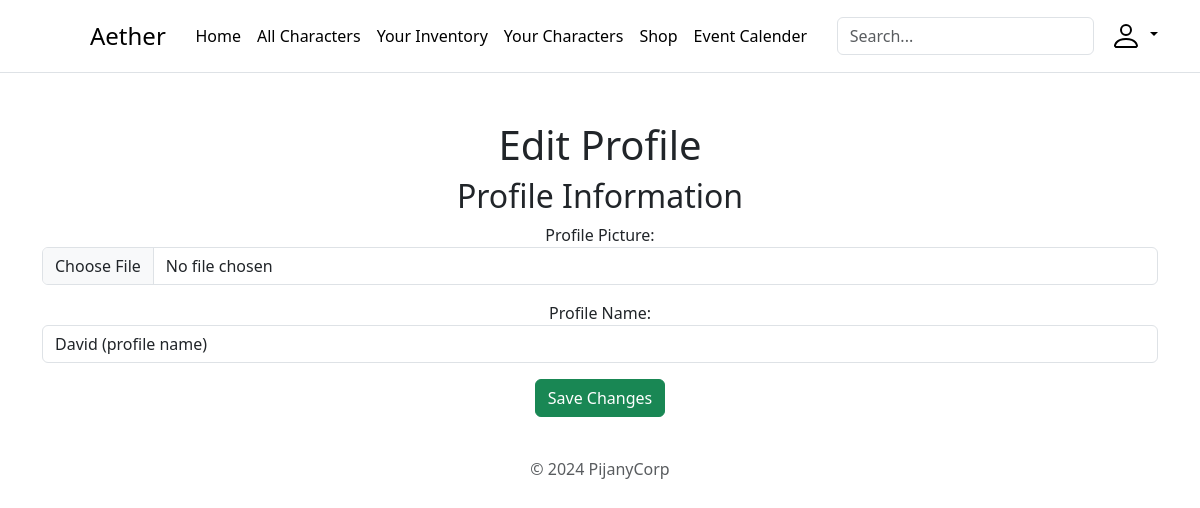
Page /members/profile/edit/ (signed in) on the earlier database version.
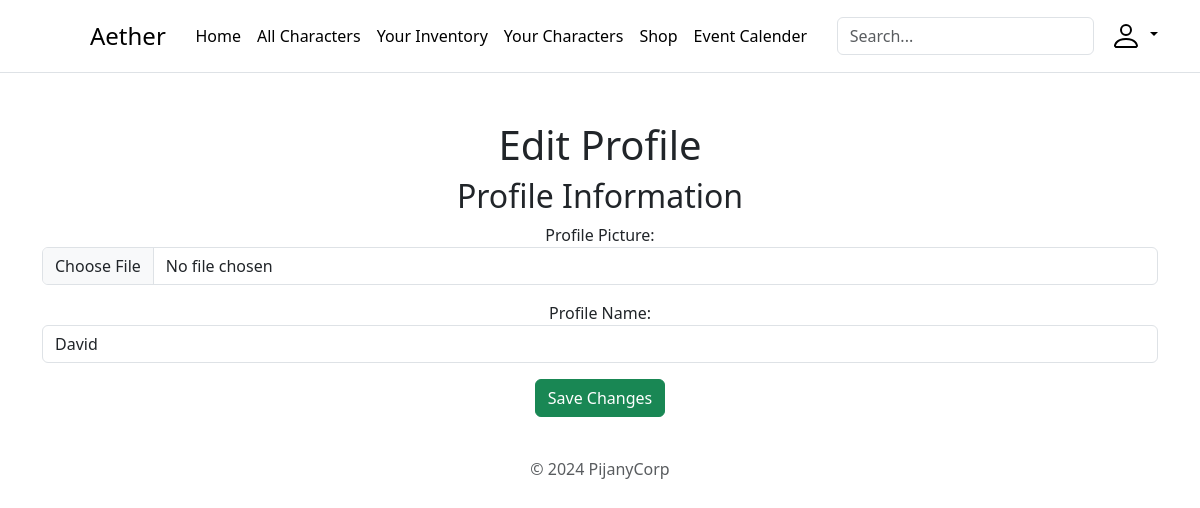
Same page on the later database version.
### main/models.py (models this page shows, shortened)
class Profile(models.Model):
    user = models.OneToOneField(User, on_delete=models.CASCADE, related_name='profile')
    profile_pic = models.ImageField(upload_to='profiles/', blank=True, null=True)
    profile_name = models.CharField(max_length=100, blank=True)
    essence_count = models.IntegerField(default=0)
    characters = models.ManyToManyField('Character', related_name='profiles_with_character', blank=True)

### main/views.py (the view)
# urls.py: path('members/profile/edit/', views.profile_edit, name='profile_edit'),
@login_required
def profile_edit(request):
    profile = get_object_or_404(Profile, user=request.user)
    if request.method == 'POST':
        profile_form = ProfileForm(request.POST, request.FILES, instance=profile)
        if profile_form.is_valid():
            profile_form.save()
            return redirect('profile')
    else:
        profile_form = ProfileForm(instance=profile)
    return render(request, 'profile_edit.html', {'profile_form': profile_form})

### main/forms.py
class ProfileForm(forms.ModelForm):
    class Meta:
        model = Profile
        fields = ['profile_pic', 'profile_name']
        widgets = {
            'profile_pic': forms.FileInput(attrs={'class': 'form-control'}),
            'profile_name': forms.TextInput(attrs={'class': 'form-control'}),
        }
        labels = {
            'profile_pic': 'Profile Picture',
            'profile_name': 'Profile Name',
        }

### main/templates/profile_edit.html (shortened to what this page needs)
{% extends "base.html" %}
{% block content %}
<div class="container mt-5">
    <h1>Edit Profile</h1>
    <form method="post" enctype="multipart/form-data">
        <h2>Profile Information</h2>
        <div class="mb-3">
            {{ profile_form.as_p }}
        </div>
        <button type="submit" class="btn btn-success">Save Changes</button>
    </form>
</div>
{% endblock %}

Differences in the rows shown:
changed Profile: profile_name "David (profile name)" → "David"
